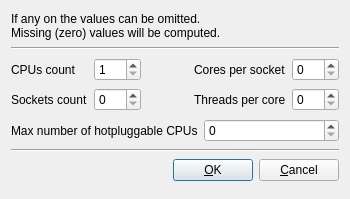
<?xml version="1.0" encoding="UTF-8"?>
<ui version="4.0">
 <author>Andrey Rijov</author>
 <class>SMP_Settings_Window</class>
 <widget class="QDialog" name="SMP_Settings_Window">
  <property name="geometry">
   <rect>
    <x>0</x>
    <y>0</y>
    <width>350</width>
    <height>199</height>
   </rect>
  </property>
  <property name="windowTitle">
   <string>SMP Settings</string>
  </property>
  <property name="windowIcon">
   <iconset resource="images.qrc">
    <normaloff>:/exec.png</normaloff>:/exec.png</iconset>
  </property>
  <layout class="QGridLayout" name="gridLayout_3">
   <item row="0" column="0" colspan="3">
    <widget class="QLabel" name="Label_Info_Text">
     <property name="sizePolicy">
      <sizepolicy hsizetype="Maximum" vsizetype="Maximum">
       <horstretch>0</horstretch>
       <verstretch>0</verstretch>
      </sizepolicy>
     </property>
     <property name="text">
      <string>If any on the values can be omitted.
Missing (zero) values will be computed.</string>
     </property>
    </widget>
   </item>
   <item row="1" column="0" colspan="3">
    <widget class="Line" name="line_1">
     <property name="orientation">
      <enum>Qt::Horizontal</enum>
     </property>
    </widget>
   </item>
   <item row="2" column="0">
    <layout class="QGridLayout" name="gridLayout_2">
     <item row="0" column="0">
      <widget class="QLabel" name="Label_CPUs">
       <property name="text">
        <string>CPUs count</string>
       </property>
       <property name="buddy">
        <cstring>SB_SMP</cstring>
       </property>
      </widget>
     </item>
     <item row="0" column="1">
      <widget class="QSpinBox" name="SB_SMP">
       <property name="minimum">
        <number>1</number>
       </property>
       <property name="maximum">
        <number>255</number>
       </property>
       <property name="value">
        <number>1</number>
       </property>
      </widget>
     </item>
     <item row="1" column="0">
      <widget class="QLabel" name="Label_Sockets">
       <property name="text">
        <string>Sockets count</string>
       </property>
       <property name="buddy">
        <cstring>SB_Sockets</cstring>
       </property>
      </widget>
     </item>
     <item row="1" column="1">
      <widget class="QSpinBox" name="SB_Sockets">
       <property name="maximum">
        <number>255</number>
       </property>
       <property name="value">
        <number>0</number>
       </property>
      </widget>
     </item>
    </layout>
   </item>
   <item row="2" column="1">
    <spacer name="horizontalSpacer_2">
     <property name="orientation">
      <enum>Qt::Horizontal</enum>
     </property>
     <property name="sizeHint" stdset="0">
      <size>
       <width>1</width>
       <height>55</height>
      </size>
     </property>
    </spacer>
   </item>
   <item row="2" column="2">
    <layout class="QGridLayout" name="gridLayout">
     <item row="0" column="0">
      <widget class="QLabel" name="Label_Cores">
       <property name="text">
        <string>Cores per socket</string>
       </property>
       <property name="buddy">
        <cstring>SB_Cores</cstring>
       </property>
      </widget>
     </item>
     <item row="0" column="1">
      <widget class="QSpinBox" name="SB_Cores">
       <property name="maximum">
        <number>255</number>
       </property>
       <property name="value">
        <number>0</number>
       </property>
      </widget>
     </item>
     <item row="1" column="0">
      <widget class="QLabel" name="Lebel_Threads">
       <property name="text">
        <string>Threads per core</string>
       </property>
       <property name="buddy">
        <cstring>SB_Threads</cstring>
       </property>
      </widget>
     </item>
     <item row="1" column="1">
      <widget class="QSpinBox" name="SB_Threads">
       <property name="maximum">
        <number>255</number>
       </property>
       <property name="value">
        <number>0</number>
       </property>
      </widget>
     </item>
    </layout>
   </item>
   <item row="3" column="0" colspan="3">
    <layout class="QHBoxLayout" name="horizontalLayout_2">
     <item>
      <widget class="QLabel" name="Label_MaxCPUs">
       <property name="text">
        <string>Max number of hotpluggable CPUs</string>
       </property>
       <property name="buddy">
        <cstring>SB_MaxCPUs</cstring>
       </property>
      </widget>
     </item>
     <item>
      <widget class="QSpinBox" name="SB_MaxCPUs">
       <property name="maximum">
        <number>255</number>
       </property>
       <property name="value">
        <number>0</number>
       </property>
      </widget>
     </item>
    </layout>
   </item>
   <item row="4" column="0" colspan="3">
    <widget class="Line" name="line_2">
     <property name="orientation">
      <enum>Qt::Horizontal</enum>
     </property>
    </widget>
   </item>
   <item row="5" column="0" colspan="3">
    <layout class="QHBoxLayout" name="horizontalLayout">
     <item>
      <spacer name="horizontalSpacer">
       <property name="orientation">
        <enum>Qt::Horizontal</enum>
       </property>
       <property name="sizeHint" stdset="0">
        <size>
         <width>205</width>
         <height>20</height>
        </size>
       </property>
      </spacer>
     </item>
     <item>
      <widget class="QPushButton" name="Button_OK">
       <property name="text">
        <string>&amp;OK</string>
       </property>
       <property name="icon">
        <iconset resource="images.qrc">
         <normaloff>:/ok.png</normaloff>:/ok.png</iconset>
       </property>
      </widget>
     </item>
     <item>
      <widget class="QPushButton" name="Button_Cancel">
       <property name="text">
        <string>&amp;Cancel</string>
       </property>
       <property name="icon">
        <iconset resource="images.qrc">
         <normaloff>:/cancel.png</normaloff>:/cancel.png</iconset>
       </property>
      </widget>
     </item>
    </layout>
   </item>
  </layout>
 </widget>
 <tabstops>
  <tabstop>SB_SMP</tabstop>
  <tabstop>SB_Sockets</tabstop>
  <tabstop>SB_Cores</tabstop>
  <tabstop>SB_Threads</tabstop>
  <tabstop>SB_MaxCPUs</tabstop>
  <tabstop>Button_OK</tabstop>
  <tabstop>Button_Cancel</tabstop>
 </tabstops>
 <resources>
  <include location="images.qrc"/>
 </resources>
 <connections/>
</ui>
